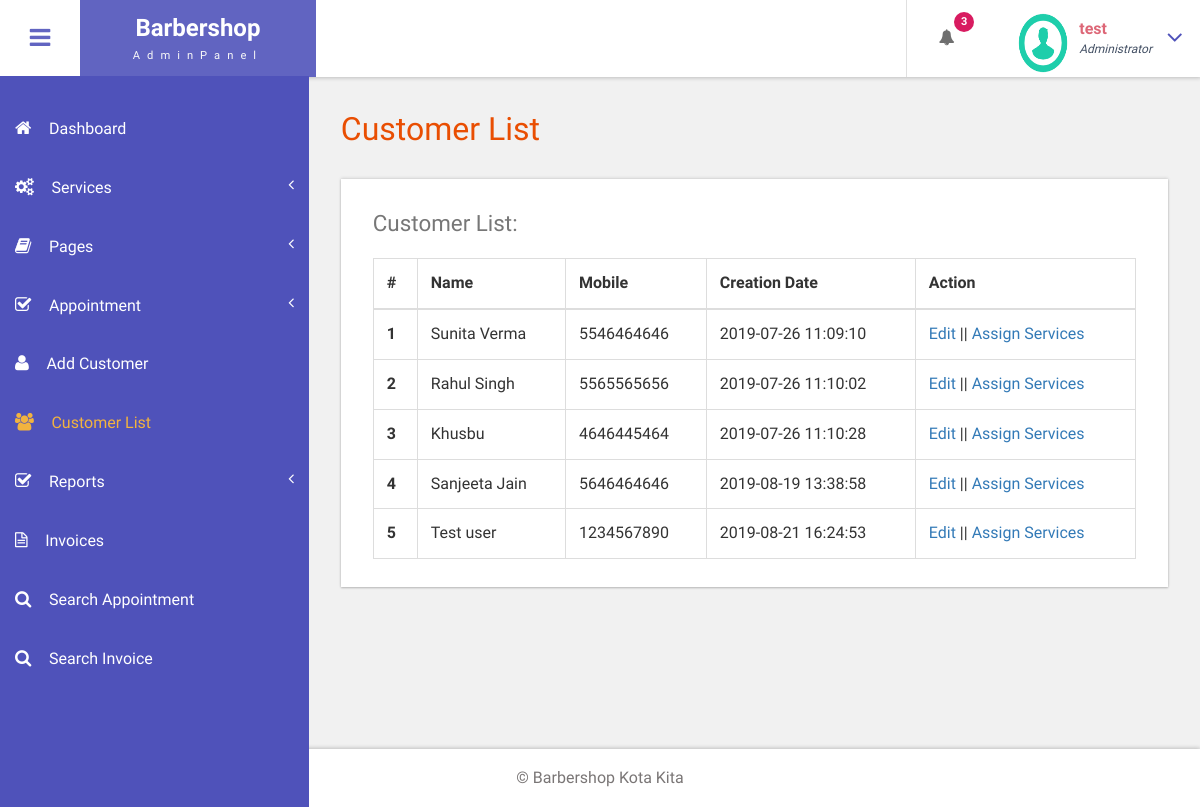
The page /bpms/admin/customer-list.php (signed in) on the database its author committed.
### tables this page shows
CREATE TABLE `tblcustomers` (
  `ID` int(10) NOT NULL,
  `Name` varchar(120) DEFAULT NULL,
  `Email` varchar(200) DEFAULT NULL,
  `MobileNumber` bigint(11) DEFAULT NULL,
  `Gender` enum('Female','Male','Transgender') DEFAULT NULL,
  `Details` mediumtext DEFAULT NULL,
  `CreationDate` timestamp NULL DEFAULT current_timestamp(),
  `UpdationDate` timestamp NULL DEFAULT NULL ON UPDATE current_timestamp()
);

### bpms/admin/customer-list.php (the view, shortened to what this page needs)
<?php
include('includes/dbconnection.php');
if (strlen($_SESSION['bpmsaid']==0)) {
  header('location:logout.php');
  } else{
  ?>
<!DOCTYPE HTML>
<html>
<head>
<link href="css/bootstrap.css" rel='stylesheet' type='text/css' />
<link href="css/style.css" rel='stylesheet' type='text/css' />
<link href="css/font-awesome.css" rel="stylesheet">
<link href="css/animate.css" rel="stylesheet" type="text/css" media="all">
<link href="css/custom.css" rel="stylesheet">
</head>
<body class="cbp-spmenu-push">
	<div class="main-content">
		 <?php include_once('includes/sidebar.php');?>
		 <?php include_once('includes/header.php');?>
		<div id="page-wrapper">
			<div class="main-page">
				<div class="tables">
					<h3 class="title1">Customer List</h3>
					<div class="table-responsive bs-example widget-shadow">
						<h4>Customer List:</h4>
						<table class="table table-bordered"> <thead> <tr> <th>#</th> <th>Name</th> <th>Mobile</th> <th>Creation Date</th><th>Action</th> </tr> </thead> <tbody>
<?php
$ret=mysqli_query($con,"select *from  tblcustomers");
$cnt=1;
while ($row=mysqli_fetch_array($ret)) {
?>
						 <tr> <th scope="row"><?php echo $cnt;?></th> <td><?php  echo $row['Name'];?></td> <td><?php  echo $row['MobileNumber'];?></td><td><?php  echo $row['CreationDate'];?></td> <td><a href="edit-customer-detailed.php?editid=<?php echo $row['ID'];?>">Edit</a>  ||  <a href="add-customer-services.php?addid=<?php echo $row['ID'];?>">Assign Services</a></td> </tr>   <?php
$cnt=$cnt+1;
}?></tbody> </table>
					</div>
				</div>
			</div>
		</div>
		 <?php include_once('includes/footer.php');?>
	</div>
</body>
</html>
<?php }  ?>

### bpms/admin/includes/header.php (shortened to what this page needs)
<div class="sticky-header header-section ">
      <div class="header-left">
        <button id="showLeftPush"><i class="fa fa-bars"></i></button>
        <div class="logo">
          <a href="index.html">
            <h1>Barbershop</h1>
            <span>AdminPanel</span>
          </a>
        </div>
      </div>
      <div class="header-right">
        <div class="profile_details_left">
          <ul class="nofitications-dropdown">
            <?php
$ret1=mysqli_query($con,"select ID,Name from  tblappointment where Status=''");
$num=mysqli_num_rows($ret1);
?>
            <li class="dropdown head-dpdn">
              <a href="#" class="dropdown-toggle" data-toggle="dropdown" aria-expanded="false"><i class="fa fa-bell"></i><span class="badge blue"><?php echo $num;?></span></a>
            </li>
          </ul>
          <div class="clearfix"> </div>
        </div>
        <div class="profile_details">
        <?php
$adid=$_SESSION['bpmsaid'];
$ret=mysqli_query($con,"select AdminName from tbladmin where ID='$adid'");
$row=mysqli_fetch_array($ret);
$name=$row['AdminName'];
?>
          <ul>
            <li class="dropdown profile_details_drop">
              <a href="#" class="dropdown-toggle" data-toggle="dropdown" aria-expanded="false">
                <div class="profile_img">
                  <span class="prfil-img"><img src="images/download (1).png" alt="" width="50" height="60"> </span>
                  <div class="user-name">
                    <p><?php echo $name; ?></p>
                    <span>Administrator</span>
                  </div>
                  <i class="fa fa-angle-down lnr"></i>
                  <div class="clearfix"></div>
                </div>
              </a>
            </li>
          </ul>
        </div>
      </div>
      <div class="clearfix"> </div>
    </div>

### bpms/admin/css/style.css (style rules this page uses)
h4, h5, h6, h1, h2, h3 { margin: 0; }
ul, ol { margin: 0; }
p { margin: 0; }
html, body { font-family: 'Roboto Condensed', sans-serif; font-size: 100%; overflow-x: hidden; background: #fff; }
body a { transition: 0.5s all ease; -webkit-transition: 0.5s all ease; -moz-transition: 0.5s all ease; -o-transition: 0.5s all ease; -ms-transition: 0.5s all ease; text-decoration:none; }
h1,h2,h3,h4,h5,h6 { margin:0; }
p { margin:0; }
ul,label { margin:0; padding:0; }
.main-content { position: relative; }
.sticky-header { position: fixed; top: 0; left:0px; width: 100%; z-index: 100; }
.header-section { background:#FFF; box-shadow: 1px 1px 4px rgba(0, 0, 0, 0.21); -webkit-box-shadow: 1px 1px 4px rgba(0, 0, 0, 0.21); -moz-box-shadow: 1px 1px 4px rgba(0, 0, 0, 0.21); -o-box-shadow: 1px 1px 4px rgba(0, 0, 0, 0.21); }
.header-section::after { clear: both; display: block; content: ''; }
.header-left { float: left; width: 45%; }
.header-right { float: right; }
button#showLeftPush { font-size: 1.5em; width: 80px; padding: 0.87em 0; text-align: center; cursor: pointer; float: left; color: #6F6F6F; -moz-transition: all 0.2s ease-out 0s; -webkit-transition: all 0.2s ease-out 0s; transition: all 0.2s ease-out 0s; border: none; background-color: #fff; outline:none; }
.cbp-spmenu-push { overflow-x: hidden; position: relative; }
.cbp-spmenu, .cbp-spmenu-push { -webkit-transition: all 0.3s ease; -moz-transition: all 0.3s ease; transition: all 0.3s ease; }
.cbp-spmenu-push div#page-wrapper { margin: 0 0 0 19.3em; transition:.5s all; -webkit-transition:.5s all; -moz-transition:.5s all; }
.fa { display: inline-block; font-family: FontAwesome; font-style: normal; font-weight: normal; line-height: 1; -webkit-font-smoothing: antialiased; -moz-osx-font-smoothing: grayscale; }
.logo { background: #6164C1; text-align: center; float: left; }
.logo a { padding: 0.9em 3.3em .7em; display: block; text-decoration: none; }
.logo a h1 { color: #fff; font-size: 1.5em; line-height: 1.2em; font-weight: 700; }
.logo a span { color: #F8F8F8; font-size: .7em; text-align: center; letter-spacing: 7px; }
.profile_details_left { float: left; }
li.dropdown.head-dpdn { display: inline-block; padding: 1.7em 0; border-left: 1px solid #E0E0E0; float: left; }
li.dropdown.head-dpdn a.dropdown-toggle { padding: 1.7em 2em; }
i.fa.fa-bell { color:#6F6F6F; }
.header-right span.badge { font-size: 11px; font-weight: bold; color: #FFF; background: #8BC34A; line-height: 15px; width: 20px; height: 20px; border-radius: 2em; -webkit-border-radius: 2em; -moz-border-radius: 2em; -o-border-radius: 2em; text-align: center; display: inline-block; position: absolute; top: 16%; padding: 2px 0 0; }
.header-right span.blue { background-color:#D81B60; }
.profile_details { float: right; }
.profile_details_drop a.dropdown-toggle { display:block; padding: 0.8em 3em 0 2em; }
.profile_img span.prfil-img { float:left; }
.user-name { float:left; margin-top:8px; margin-left:11px; height:35px; }
.profile_details ul li { list-style-type:none; position:relative; }
.profile_details li a i.fa.lnr { position: absolute; top: 34%; right: 8%; color: #4F52BA; font-size: 1.6em; }
.user-name p { font-size:1em; color:#DD6777; line-height:1em; font-weight:700; }
.user-name span { font-size: .75em; font-style: italic; color: #424f63; font-weight: normal; margin-top: .3em; }
.widget-shadow { background-color: #fff; box-shadow: 0 -1px 3px rgba(0,0,0,.12),0 1px 2px rgba(0,0,0,.24); -webkit-box-shadow: 0 -1px 3px rgba(0,0,0,.12),0 1px 2px rgba(0,0,0,.24); -moz-box-shadow: 0 -1px 3px rgba(0,0,0,.12),0 1px 2px rgba(0,0,0,.24); }
h3.title1 { font-size: 2em; color: #e94e02; margin-bottom: 0.8em; }
.table > thead > tr > th, .table > tbody > tr > th, .table > tfoot > tr > th, .table > thead > tr > td, .table > tbody > tr > td, .table > tfoot > tr > td { border-top: none; }
.tables h4 { font-size: 1.4em; margin-bottom: 1em; color: #777777; }
.tables .panel-body ,.tables .bs-example { padding: 2em 2em 0.5em; }
.tables .table > thead > tr > th, .tables .table > tbody > tr > th, .tables .table > tfoot > tr > th, .tables .table > thead > tr > td, .tables .table > tbody > tr > td, .tables .table > tfoot > tr > td { padding: 13px; border-top: 1px solid #E0E0E0; }
.bs-example { margin-top: 2em; }

### bpms/admin/css/custom.css (style rules this page uses)
#page-wrapper { padding:7em 2em 2.5em; background-color: #F1F1F1; }

### rows shown on the page
tblcustomers: Name "Sunita Verma", MobileNumber "5546464646", CreationDate "2019-07-26 11:09:10"
tblcustomers: Name "Rahul Singh", MobileNumber "5565565656", CreationDate "2019-07-26 11:10:02"
tblcustomers: Name "Khusbu", MobileNumber "4646445464", CreationDate "2019-07-26 11:10:28"
tblcustomers: Name "Sanjeeta Jain", MobileNumber "5646464646", CreationDate "2019-08-19 13:38:58"
tblcustomers: Name "Test user", MobileNumber "1234567890", CreationDate "2019-08-21 16:24:53"

### other values the page prints
$num "3"
$name "test"
